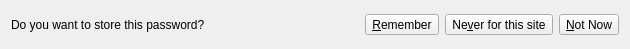
<?xml version="1.0" encoding="UTF-8"?>
<ui version="4.0">
 <class>PasswordBar</class>
 <widget class="QWidget" name="PasswordBar">
  <property name="geometry">
   <rect>
    <x>0</x>
    <y>0</y>
    <width>630</width>
    <height>35</height>
   </rect>
  </property>
  <property name="sizePolicy">
   <sizepolicy hsizetype="Preferred" vsizetype="Maximum">
    <horstretch>0</horstretch>
    <verstretch>0</verstretch>
   </sizepolicy>
  </property>
  <layout class="QHBoxLayout" name="horizontalLayout">
   <item>
    <widget class="QLabel" name="infoLabel">
     <property name="sizePolicy">
      <sizepolicy hsizetype="Maximum" vsizetype="Preferred">
       <horstretch>0</horstretch>
       <verstretch>0</verstretch>
      </sizepolicy>
     </property>
     <property name="text">
      <string>Do you want to store this password?</string>
     </property>
    </widget>
   </item>
   <item>
    <spacer name="horizontalSpacer">
     <property name="orientation">
      <enum>Qt::Horizontal</enum>
     </property>
     <property name="sizeHint" stdset="0">
      <size>
       <width>51</width>
       <height>27</height>
      </size>
     </property>
    </spacer>
   </item>
   <item>
    <widget class="QToolButton" name="rememberButton">
     <property name="text">
      <string>&amp;Remember</string>
     </property>
     <property name="toolButtonStyle">
      <enum>Qt::ToolButtonTextBesideIcon</enum>
     </property>
    </widget>
   </item>
   <item>
    <widget class="QToolButton" name="neverButton">
     <property name="text">
      <string>Ne&amp;ver for this site</string>
     </property>
     <property name="toolButtonStyle">
      <enum>Qt::ToolButtonTextBesideIcon</enum>
     </property>
    </widget>
   </item>
   <item>
    <widget class="QToolButton" name="notNowButton">
     <property name="text">
      <string>&amp;Not Now</string>
     </property>
     <property name="toolButtonStyle">
      <enum>Qt::ToolButtonTextBesideIcon</enum>
     </property>
    </widget>
   </item>
  </layout>
 </widget>
 <resources/>
 <connections/>
</ui>
